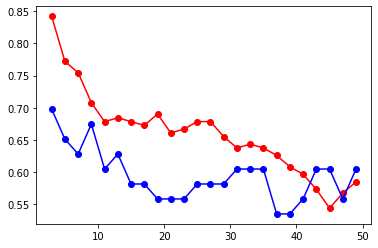

The script that drew this image:
import pandas as pd
import numpy as np

glass=pd.read_csv("E:/Assignments/ASsignment week 12/KNN/Assignment/glass.csv")

def norm(i):
    x=((i-i.min())/ (i.max()-i.min()))
    return x
glass_norm=norm(glass.iloc[:,0:9])

glass_norm.describe()

X = np.array(glass_norm.iloc[:,:]) # Predictors 
Y = np.array(glass['Type']) 
from sklearn.model_selection import train_test_split
X_train, X_test, Y_train, Y_test = train_test_split(X, Y, test_size = 0.2)

from sklearn.neighbors import KNeighborsClassifier
knn = KNeighborsClassifier(n_neighbors = 10)
knn.fit(X_train, Y_train)
pred = knn.predict(X_test)
pred
# Evaluate the model
from sklearn.metrics import accuracy_score
print(accuracy_score(Y_test, pred))
pd.crosstab(Y_test, pred, rownames = ['Actual'], colnames= ['Predictions'])
# error on train data
pred_train = knn.predict(X_train)
print(accuracy_score(Y_train, pred_train))
pd.crosstab(Y_train, pred_train, rownames=['Actual'], colnames = ['Predictions']) 
# creating empty list variable 
acc = []
for i in range(3,50,2):
    neigh = KNeighborsClassifier(n_neighbors=i)
    neigh.fit(X_train, Y_train)
    train_acc = np.mean(neigh.predict(X_train) == Y_train)
    test_acc = np.mean(neigh.predict(X_test) == Y_test)
    acc.append([train_acc, test_acc])
    
    
import matplotlib.pyplot as plt # library to do visualizations 

# train accuracy plot 
plt.plot(np.arange(3,50,2),[i[0] for i in acc],"ro-")

# test accuracy plot
plt.plot(np.arange(3,50,2),[i[1] for i in acc],"bo-")
